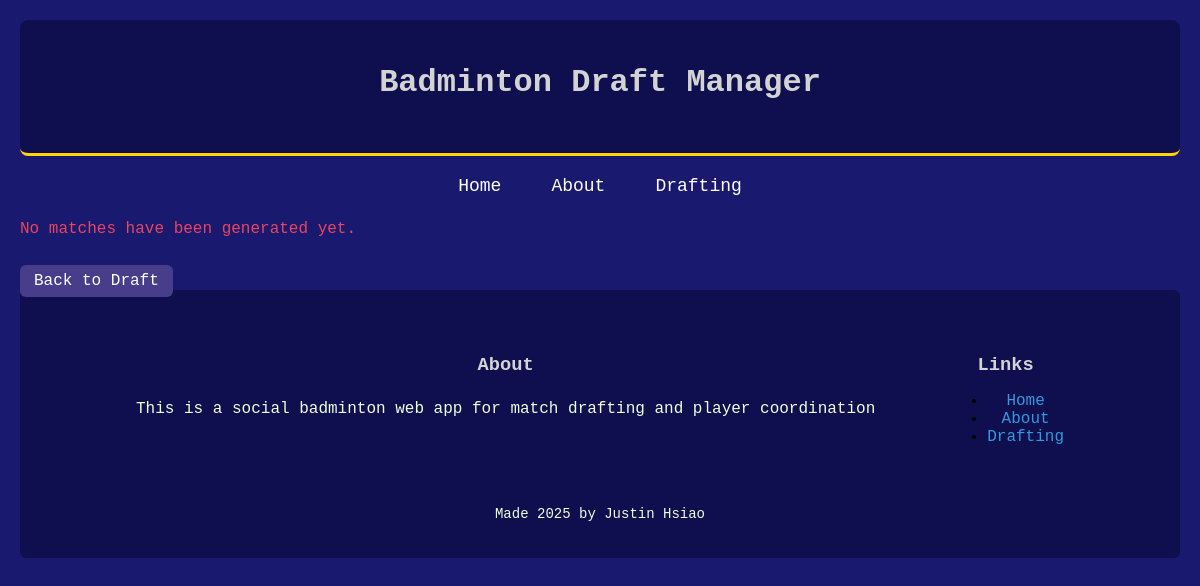
Page /matches on the earlier database version.
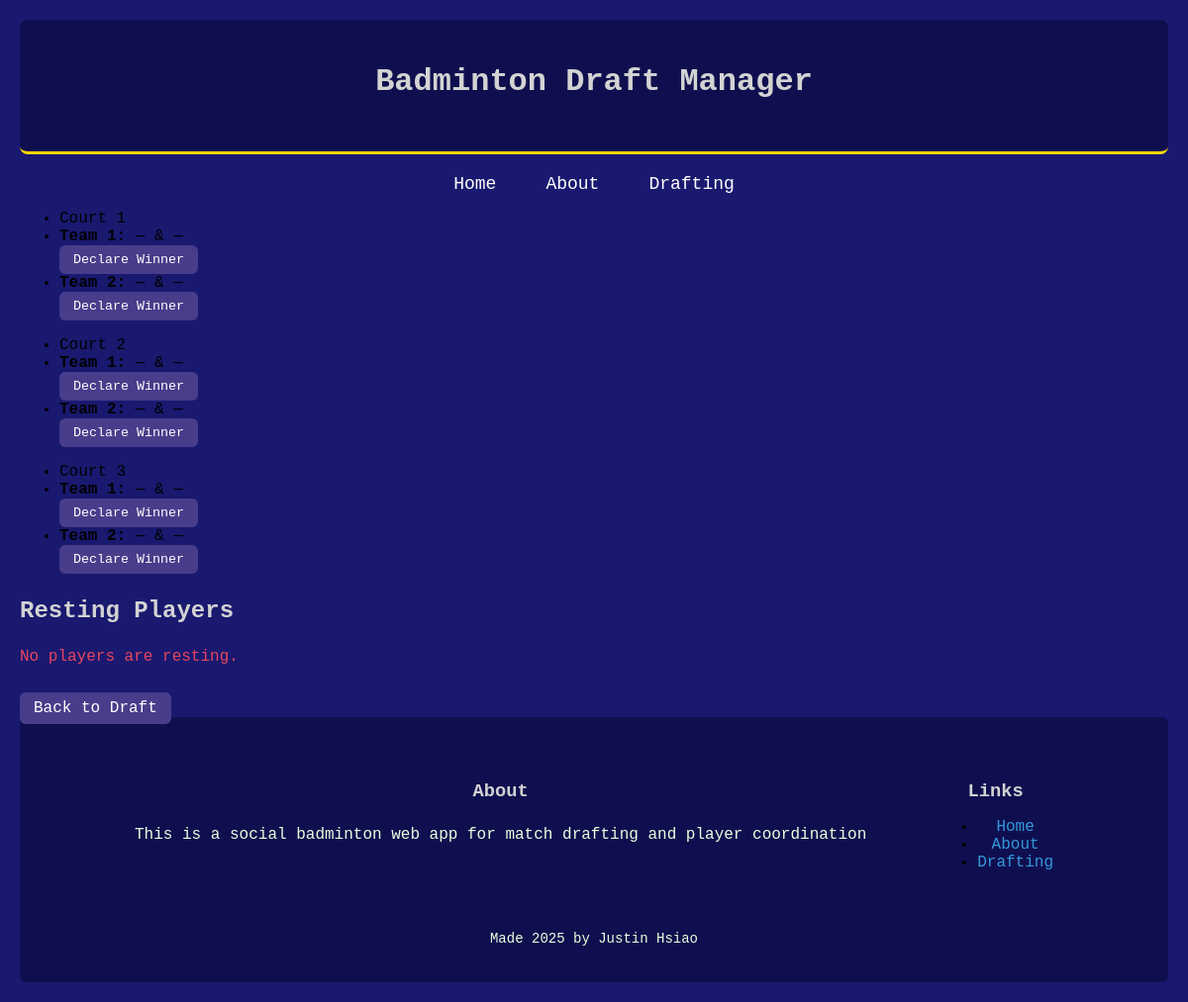
Same page on the later database version.
### app/models.py (models this page shows)
class Court(db.Model):
    __tablename__ = 'court'
    id = db.Column(db.Integer, primary_key=True)
    match_id = db.Column(db.Integer, db.ForeignKey('match.id'), nullable=False)
    court_number = db.Column(db.Integer, nullable=False)
    winning_team = db.Column(db.Integer, nullable=True)
    match = db.relationship('Match', back_populates='courts')
    court_players = db.relationship('CourtPlayer', back_populates='court', cascade='all, delete-orphan')

### app/routes.py (the view)
@app.route('/matches', methods=['GET'])
def view_matches():
    matches = Match.query.all()
    assigned_player_ids = db.session.query(CourtPlayer.player_id).subquery() # Get all player Ids that are assigned to courts
    resting_players = Player.query.filter(Player.id.not_in(assigned_player_ids)).all() # Get all player Ids that are not assigned to courts
    return render_template('generated_match.html', matches=matches, resting_players=resting_players)

### app/templates/generated_match.html (shortened to what this page needs)
{% extends "layout.html" %}
{% block content %}
<body>
    {% if matches %}
        {% for match in matches %}
            {% for court in match.courts %}
                <ul class="court">
                    <li class="court-title">Court {{ court.court_number }}</li>
                    {% set players = court.court_players | sort(attribute='id') %}
                    <li class="team">
                        <div class="team-info">
                            <strong>Team 1:</strong>
                            {{ players[0].player.name if players|length > 0 else '—' }} &
                            {{ players[1].player.name if players|length > 1 else '—' }}
                        </div>
                        <div class="declare-button">
                            {% if court.winning_team is none %}
                                <form method="POST" action="{{ url_for('set_winner', court_id=court.id, team_number=1) }}">
                                    <button type="submit" class="winner-btn">Declare Winner</button>
                                </form>
                            {% elif court.winning_team == 1 %}
                                <span class="winner">Winner</span>
                            {% endif %}
                        </div>
                    </li>
                    <li class="team">
                        <div class="team-info">
                            <strong>Team 2:</strong>
                            {{ players[2].player.name if players|length > 2 else '—' }} &
                            {{ players[3].player.name if players|length > 3 else '—' }}
                        </div>
                        <div class="declare-button">
                            {% if court.winning_team is none %}
                                <form method="POST" action="{{ url_for('set_winner', court_id=court.id, team_number=2) }}">
                                    <button type="submit" class="winner-btn">Declare Winner</button>
                                </form>
                            {% elif court.winning_team == 2 %}
                                <span class="winner">Winner</span>
                            {% endif %}
                        </div>
                    </li>
                </ul>
            {% endfor %}
        {% endfor %}
        <div class="resting-players">
            <h2>Resting Players</h2>
            {% if resting_players %}
                <ul>
                    {% for player in resting_players %}
                        <li>{{ player.name }}</li>
                    {% endfor %}
                </ul>
            {% else %}
                <p>No players are resting.</p>
            {% endif %}
    {% else %}
        <p>No matches have been generated yet.</p>
    {% endif %}
    <br>
    <a href="{{ url_for('draft') }}" class="btn">Back to Draft</a>
</body>
{% endblock %}

### app/templates/layout.html (shortened to what this page needs)
<!DOCTYPE html>
<html lang="en">
<head>
    <link rel="stylesheet" href="{{ url_for('static', filename='css/style.css') }}"
</head>
<body>
    <header class="header-title">
        <center><h1>Badminton Draft Manager</h1></center>
    </header>
    <nav>
        {% include "nav.html" %}
      </nav>
      <main>
        {% block content %}
        {% endblock %}
      </main>
    <footer class="site-footer">
        {% include 'Footer.html' %}
      </footer>
</body>
</html>

### app/templates/nav.html
<nav>
    <ul class="nav-style">
        <li><a href="/">Home</a></li>
        <li><a href="/about">About</a></li>
        <li><a href="/draft">Drafting</a></li>
    </ul>
</nav>

### app/templates/footer.html
<div class="footer-content">
    <div class="footer-section">
      <h3>About</h3>
      <p>This is a social badminton web app for match drafting and player coordination</p>
    </div>
    <div class="footer-section">
      <h3>Links</h3>
      <ul>
        <li><a href="/home">Home</a></li>
        <li><a href="/about">About</a></li>
        <li><a href="/draft">Drafting</a></li>
      </ul>
  </div>
  <div class="footer-bottom">
      <p>Made 2025 by Justin Hsiao</p>
  </div>

### app/static/css/style.css (style rules this page uses)
body { font-family: 'Courier New', Courier, monospace; background-color: #191970; margin: 20px; }
h1, h2, h3, p, a { font-family: 'Courier New', Courier, monospace; color: #D3D3D3; margin-top: 1.5rem; margin-bottom: 1rem; }
h1 { text-align: center; padding-bottom: 1rem; }
a { color: #3498db; text-decoration: none; }
button, .btn { font-family: 'Courier New', Courier, monospace; background-color: #483D8B; color: white; border: none; padding: 7px 14px; border-radius: 6px; cursor: pointer; transition: background-color 0.3s ease; }
.footer-content { display: flex; justify-content: space-around; flex-wrap: wrap; max-width: 1000px; margin: auto; padding: 0 20px; }
.site-footer { background-color: #0F0F4F; padding: 40px 0 20px; text-align: center; border-radius: 6px; }
.site-footer p { color: #E9FFDF; }
.footer-bottom { text-align: center; padding-top: 20px; font-size: 14px; color: #aaa; }
.footer-bottom p { color: #E9FFDF; }
nav { margin-top: 10px; }
.nav-style { list-style: none; margin: 0; padding: 0; display: flex; justify-content: center; gap: 30px; }
.nav-style li a { color: #FFFFFF; text-decoration: none; font-size: 18px; font-weight: 500; transition: 0.3s ease; padding: 6px 10px; border-radius: 6px; }
.error-container h1, p { color: #e94560; }
.header-title { background-color: #0F0F4F; padding: 20px 0; margin-bottom: 20px; border-radius: 8px; border-bottom: 3px solid #FFD700; text-align: center; color: #FFFFFF; }

Differences in the rows shown:
added Court: court_number "1", players "—"
added Court: court_number "2", players "—"
added Court: court_number "3", players "—"
Other differences:
text no longer shown: "No matches have been generated yet."
text now shown: "Resting Players No players are resting."
